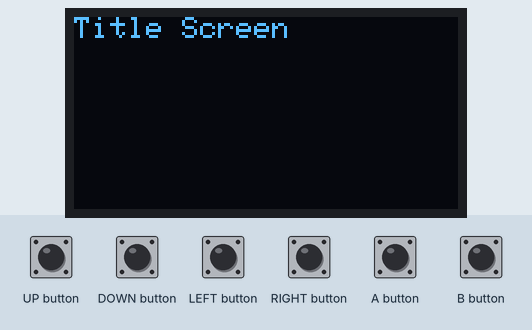
Bench run of a sketch on a simulated Arduboy, built with avr-gcc and run on an emulated ATmega32U4. Parts: 128×64 one-colour display. The test bench sets the inputs (shaded band).

Above: at 1.2 s.
1.3 s: A button pressed for 0.15 s
At 1.77 s:
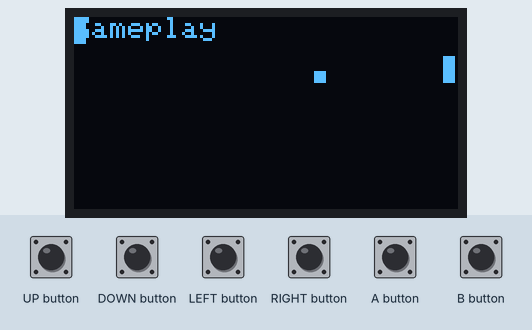
2.0 s: A button pressed for 1 s
At 2.8 s:
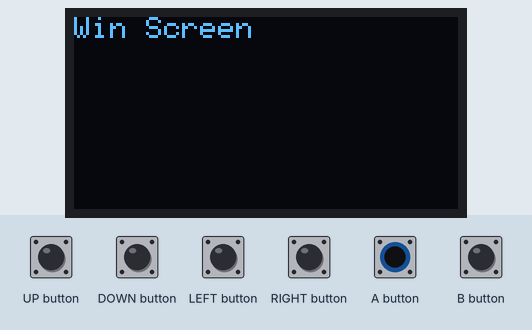
4.5 s: A button pressed for 0.15 s
At 6.0 s:
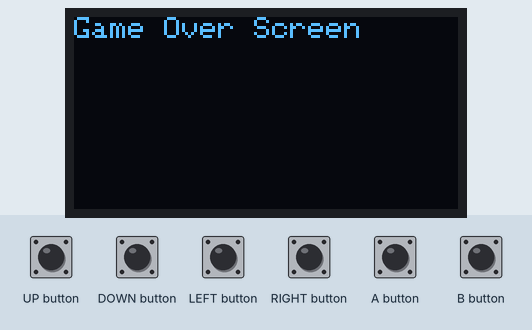
Timing chart, 0 to 7.5 s (numbered marks = the images above; inputs shaded):
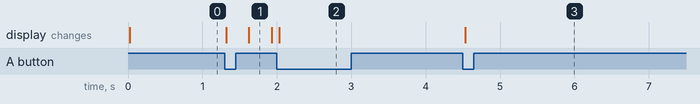

The sketch:

pong.ino
```cpp
#include <Arduboy2.h>
Arduboy2 arduboy;

int gamestate = 0;

// Ball
int ballx = 62;
int bally = 0;
int ballsize = 4;
int ballright = 1;
int balldown = 1;

// Paddles
int paddlewidth = 4;
int paddleheight = 9;
int playerx = 0;
int playery = 0;
int computery = 0;
int computerx = 127 - paddlewidth;


void setup() {
  arduboy.begin();

  //Seed the random number generator
  arduboy.initRandomSeed();

  //Set the game to 60 frames per second
  arduboy.setFrameRate(60);

  arduboy.clear();
}

void loop() {

  //Prevent the Arduboy from running too fast
  if (!arduboy.nextFrame()) {
    return;
  }

  arduboy.clear();
  arduboy.pollButtons();

  switch (gamestate) {

    case 0:
      //Title screen
      arduboy.setCursor(0, 0);
      arduboy.print("Title Screen");
      //Change the gamestate
      if (arduboy.justPressed(A_BUTTON)) {
        gamestate = 1;
      }
      break;

    case 1:
      //Gameplay screen
      arduboy.setCursor(0, 0);
      arduboy.print("Gameplay");
      //Draw the ball
      arduboy.fillRect(ballx, bally, ballsize, ballsize, WHITE);
      //Move the ball right
      if(ballright == 1) {
        ballx = ballx + 1;
      }
      //Move the ball left
      if(ballright == -1) {
        ballx = ballx - 1;
      }
      //Reflect the ball off of the left side of the screen
      if(ballx == 0) {
        ballright = 1;
      }
      //Reflect the ball off of the right side of the screen
      if(ballx + ballsize == 127) {
        ballright = -1;
      }
      //Move the ball down
      if(balldown == 1) {
        bally = bally + 1;
      }
      //Move the ball up
      if(balldown == -1) {
        bally = bally - 1;
      }
      //Reflect the ball off of the top of the screen
      if(bally == 0) {
        balldown = 1;
      }
      //Reflect the ball off of the bottom of the screen
      if(bally + ballsize == 63) {
        balldown = -1;
      }

      //Draw the player's paddle
      arduboy.fillRect(playerx, playery, paddlewidth, paddleheight, WHITE);
      //If the player presses Up and the paddle is not touching the top of the screen, move the paddle up
      if (arduboy.pressed(UP_BUTTON) && playery > 0) {
        playery = playery - 1;
      }
      //If the player presses down and the paddle is not touching the bottom of the screen, move the paddle down
      if (arduboy.pressed(DOWN_BUTTON) && playery + paddleheight < 63) {
        playery = playery + 1;
      }

      //Draw the computer's paddle
      arduboy.fillRect(computerx, computery, paddlewidth, paddleheight, WHITE);
      //If the ball is higher than the computer's paddle, move the computer's paddle up
      if(bally < computery) {
        computery = computery - 1;
      }
      //If the bottom of the ball is lower than the bottom of the computer's paddle, move the comptuer's paddle down
      if(bally + ballsize > computery + paddleheight) {
        computery = computery + 1;
      }

      //Change the gamestate
      if (arduboy.justPressed(A_BUTTON)) {
        gamestate = 2;
      }
      break;

    case 2:
      //Win screen
      arduboy.setCursor(0, 0);
      arduboy.print("Win Screen");
      //Change the gamestate
      if (arduboy.justPressed(A_BUTTON)) {
        gamestate = 3;
      }
      break;

    case 3:
      //Game over screen
      arduboy.setCursor(0, 0);
      arduboy.print("Game Over Screen");
      //Change the gamestate
      if (arduboy.justPressed(A_BUTTON)) {
        gamestate = 0;
      }
      break;
  }

  arduboy.display();
}
```

Measured:
- after the input at 1.3 s, the display: first changes at once (image 1 shows a later state)
- after the input at 2.0 s, the display: changes at once (image 2)
- after the input at 4.5 s, the display: changes at once (image 3)
